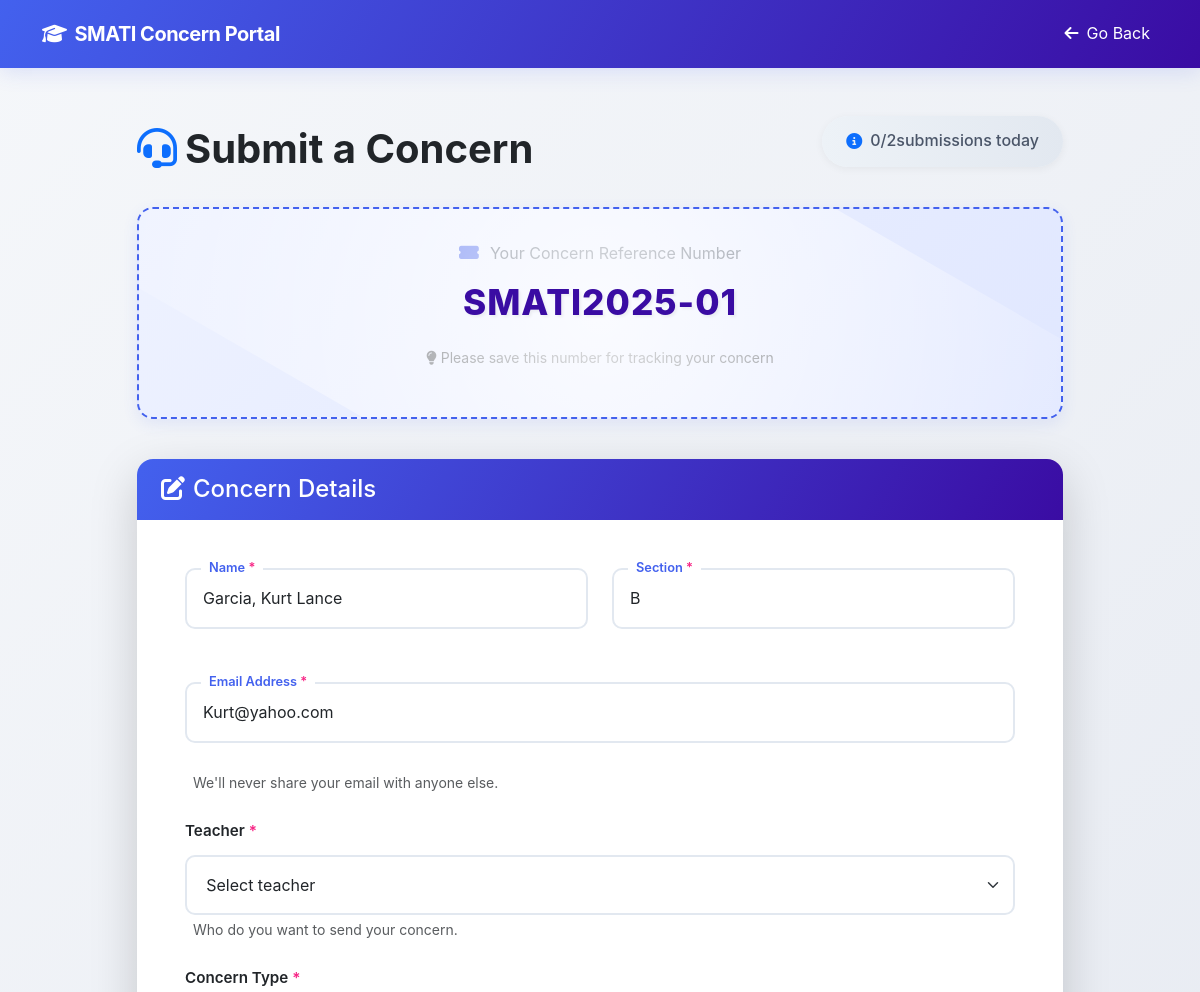
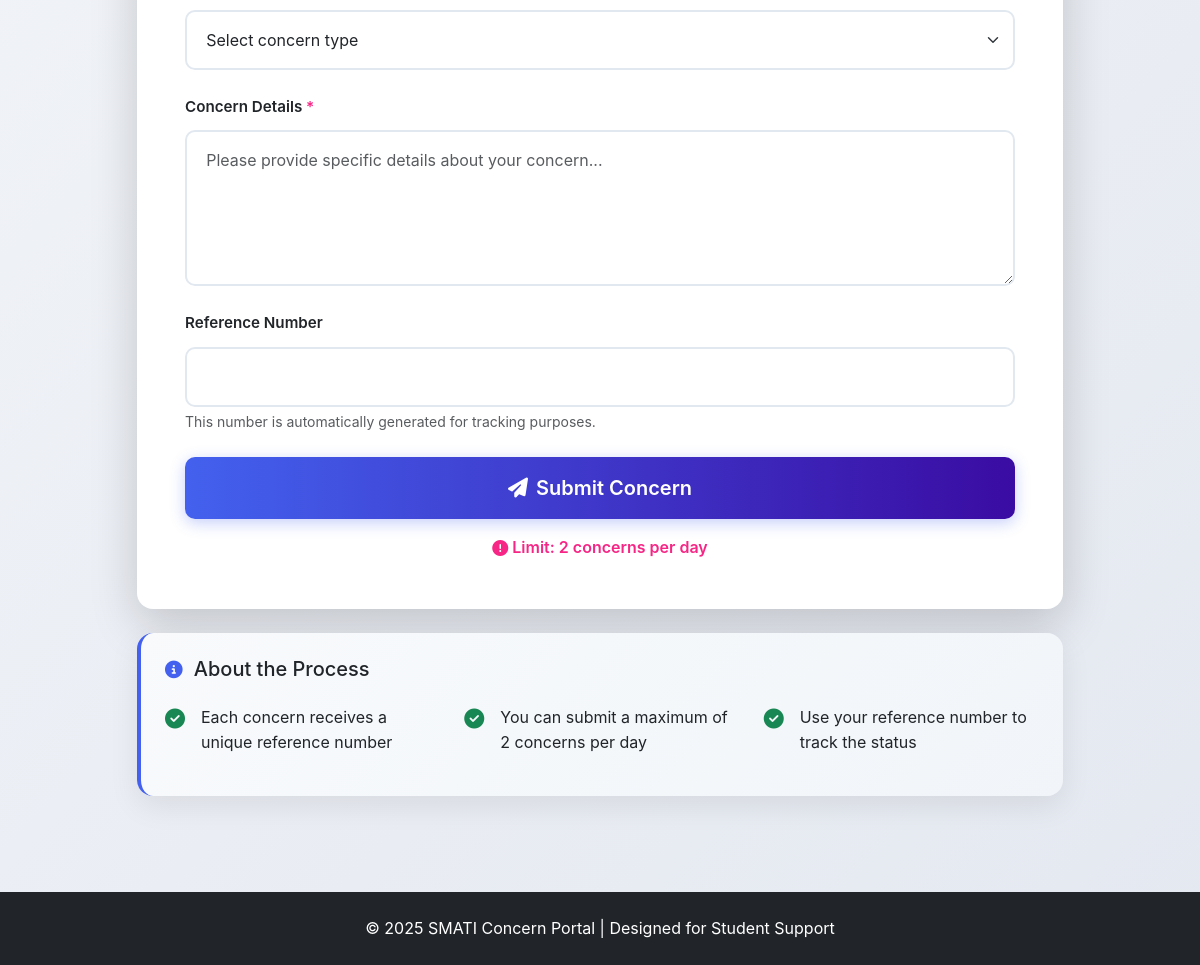
Page /Student/student-concern-form.php?id=48 on the committed database (2 pictures, top to bottom).
### tables this page shows
CREATE TABLE `students` (
  `student_id` int(11) NOT NULL AUTO_INCREMENT,
  `username` varchar(225) NOT NULL,
  `password` varchar(225) NOT NULL,
  `email` varchar(225) NOT NULL,
  `firstname` varchar(225) NOT NULL,
  `lastname` varchar(225) NOT NULL,
  `course` varchar(225) NOT NULL,
  `status` varchar(255) DEFAULT NULL,
  `image` varchar(255) NOT NULL,
  `createdAt` timestamp NOT NULL DEFAULT current_timestamp(),
  PRIMARY KEY (`student_id`)
);

### Student/student-concern-form.php (the view, shortened to what this page needs)
<?php
$conn = connectToDB();
$sql = "SELECT * FROM students WHERE student_id = ?";
$stmt = $conn->prepare($sql);
$stmt->bind_param("i", $_GET['id']);
$stmt->execute();
$result = $stmt->get_result();
if ($row = $result->fetch_assoc()) {
    $fullname = $row['lastname'] . ", " . $row['firstname'];
    $email = $row['email'];
    $set = $row['course'];
} else {
    echo "Student not found!";
}
?>
<!DOCTYPE html>
<html lang="en">
<head>
    <link href="https://cdn.jsdelivr.net/npm/bootstrap@5.3.0/dist/css/bootstrap.min.css" rel="stylesheet">
    <link rel="stylesheet" href="https://cdnjs.cloudflare.com/ajax/libs/font-awesome/6.4.0/css/all.min.css">
    <link rel="stylesheet" href="https://cdn.jsdelivr.net/npm/sweetalert2@11/dist/sweetalert2.min.css">
</head>
<body>
    <nav class="navbar navbar-expand-lg navbar-dark">
        <div class="container">
            <a class="navbar-brand" href="#">
                <i class="fas fa-graduation-cap me-2"></i>SMATI Concern Portal
            </a>
            <div class="collapse navbar-collapse" id="navbarNav">
                <ul class="navbar-nav ms-auto">
                    <li class="nav-item">
                        <a class="nav-link active" href="student-grades.php">
                            <i class="fas fa-arrow-left me-2"></i>Go Back
                        </a>
                    </li>
                </ul>
            </div>
        </div>
    </nav>
    <div class="container py-5">
        <div class="row justify-content-center">
            <div class="col-lg-10">
                <div class="d-flex justify-content-between align-items-center mb-4">
                    <h1 class="text-dark mb-0 fw-bold">
                        <i class="fas fa-headset me-2 text-primary"></i>Submit a Concern
                    </h1>
                    <div class="submission-counter">
                        <i class="fas fa-info-circle me-2 text-primary"></i>
                        <span id="submissionCount">0/2</span> submissions today
                    </div>
                </div>
                <div class="control-number-display">
                    <p class="mb-2"><i class="fas fa-ticket-alt feature-icon"></i>Your Concern Reference Number</p>
                    <div class="control-number" id="controlNumberDisplay">SMATI2025-01</div>
                    <p class="text-muted mt-3 small">
                        <i class="fas fa-lightbulb me-1"></i>Please save this number for tracking your concern
                    </p>
                </div>
                <div class="card shadow-lg">
                    <div class="card-header py-3">
                        <h4 class="mb-0"><i class="fas fa-edit me-2"></i>Concern Details</h4>
                    </div>
                    <div class="card-body p-5">
                        <form id="concernForm" method="POST" action="">
                            <div class="row mb-4">
                                <div class="col-md-6">
                                    <div class="floating-label">
                                        <input type="text" class="form-control floating-input" name="name" placeholder=" " value="<?php echo $fullname ?>" required>
                                        <label for="name" class="required-field">Name</label>
                                    </div>
                                </div>
                                <div class="col-md-6">
                                    <div class="floating-label">
                                        <input type="text" class="form-control floating-input" name="section" placeholder=" " value="<?php echo $set ?>" required>
                                        <label for="section" class="required-field">Section</label>
                                    </div>
                                </div>
                            </div>
                            <div class="mb-4">
                                <div class="floating-label">
                                    <input type="email" class="form-control floating-input" name="email" placeholder=" " value="<?php echo $email ?>" required>
                                    <label for="email" class="required-field">Email Address</label>
                                </div>
                                <div class="form-text ms-2">We'll never share your email with anyone else.</div>
                            </div>
                            <div class="mb-4">
                                <label for="teacher" class="form-label required-field">Teacher</label>
                                <select class="form-select" name="teacher" required>
                                    <option value="" disabled selected>Select teacher</option>
                                </select>
                                <div class="form-text ms-2">Who do you want to send your concern.</div>
                            </div>
                            <div class="mb-4">
                                <label for="concernType" class="form-label required-field">Concern Type</label>
                                <select class="form-select" name="concernType" required>
                                    <option value="" disabled selected>Select concern type</option>
                                </select>
                            </div>
                            <div class="mb-4">
                                <label for="concernDetails" class="form-label required-field">Concern Details</label>
                                <textarea class="form-control" name="concernDetails" rows="5" placeholder="Please provide specific details about your concern..." required></textarea>
                            </div>
                            <div class="mb-4">
                                <label for="concernNumber" class="form-label">Reference Number</label>
                                <input type="text" class="form-control" name="concernNumber" id="concernNumber" readonly>
                                <div class="form-text">This number is automatically generated for tracking purposes.</div>
                            </div>
                            <div class="d-grid gap-2">
                                <button type="submit" class="btn btn-primary btn-lg py-3" id="submitButton" name="submitButton">
                                    <i class="fas fa-paper-plane me-2"></i>Submit Concern
                                </button>
                            </div>
                            <div class="submission-limit-warning text-center mt-3">
                                <i class="fas fa-exclamation-circle me-1"></i>
                                Limit: 2 concerns per day
                            </div>
                        </form>
                    </div>
                </div>
                <div class="card mt-4 info-card">
                    <div class="card-body p-4">
                        <h5 class="mb-4"><i class="fas fa-info-circle feature-icon"></i>About the Process</h5>
                        <div class="row">
                            <div class="col-md-4 mb-3">
                                <div class="d-flex">
                                    <i class="fas fa-check-circle text-success mt-1 me-3 fs-5"></i>
                                    <span>Each concern receives a unique reference number</span>
                                </div>
                            </div>
                            <div class="col-md-4 mb-3">
                                <div class="d-flex">
                                    <i class="fas fa-check-circle text-success mt-1 me-3 fs-5"></i>
                                    <span>You can submit a maximum of 2 concerns per day</span>
                                </div>
                            </div>
                            <div class="col-md-4 mb-3">
                                <div class="d-flex">
                                    <i class="fas fa-check-circle text-success mt-1 me-3 fs-5"></i>
                                    <span>Use your reference number to track the status</span>
                                </div>
                            </div>
                        </div>
                    </div>
                </div>
            </div>
        </div>
    </div>
    <footer class="py-4 text-center mt-5">
        <p class="mb-0">© 2025 SMATI Concern Portal | Designed for Student Support</p>
    </footer>
</body>
</html>

### Student/student-concern-form.php (style rules this page uses)
:root { --primary: #4361ee; --secondary: #3a0ca3; --accent: #f72585; --success: #4cc9f0; --light: #f8f9fa; --dark: #212529; --card-shadow: 0 10px 30px rgba(0, 0, 0, 0.08); --transition: all 0.3s ease; }
* { margin: 0; padding: 0; box-sizing: border-box; }
body { background: linear-gradient(135deg, #f5f7fa 0%, #e4e8f0 100%); font-family: 'Inter', 'Segoe UI', system-ui, sans-serif; min-height: 100vh; color: #4a5568; line-height: 1.6; }
.navbar { background: linear-gradient(120deg, var(--primary) 0%, var(--secondary) 100%); box-shadow: 0 4px 20px rgba(67, 97, 238, 0.15); padding: 0.8rem 0; }
.navbar-brand { font-weight: 700; letter-spacing: -0.5px; display: flex; align-items: center; }
.btn-primary { background: linear-gradient(to right, var(--primary), var(--secondary)); border: none; border-radius: 10px; padding: 0.9rem 2rem; font-weight: 600; transition: var(--transition); box-shadow: 0 4px 15px rgba(67, 97, 238, 0.3); }
.card { border: none; border-radius: 16px; overflow: hidden; transition: var(--transition); background: white; box-shadow: var(--card-shadow); }
.card-header { background: linear-gradient(120deg, var(--primary), var(--secondary)); color: white; padding: 1.5rem; font-weight: 600; border-bottom: 0; }
footer { background: var(--dark); color: white; margin-top: 3rem; padding: 2rem 0; }
.control-number-display { background: linear-gradient(135deg, #eef2ff 0%, #e0e7ff 100%); border: 2px dashed var(--primary); padding: 2rem; border-radius: 16px; margin-bottom: 2.5rem; text-align: center; box-shadow: 0 5px 15px rgba(67, 97, 238, 0.1); position: relative; overflow: hidden; }
.control-number-display::before { content: ""; position: absolute; top: -50%; left: -50%; width: 200%; height: 200%; background: radial-gradient(circle, rgba(255, 255, 255, 0.8) 0%, rgba(255, 255, 255, 0) 60%); transform: rotate(30deg); }
.control-number { font-size: 2.2rem; font-weight: 800; color: var(--secondary); letter-spacing: 1px; position: relative; text-shadow: 2px 2px 3px rgba(0, 0, 0, 0.05); }
.submission-counter { background: linear-gradient(to right, #edf2f7, #e2e8f0); padding: 0.8rem 1.5rem; border-radius: 50px; margin-bottom: 1rem; display: inline-flex; align-items: center; box-shadow: 0 2px 8px rgba(0, 0, 0, 0.05); font-weight: 500; backdrop-filter: blur(5px); }
.submission-limit-warning { color: var(--accent); font-weight: 600; margin-top: 0.8rem; display: flex; align-items: center; justify-content: center; }
.form-label { font-weight: 600; color: var(--dark); margin-bottom: 0.7rem; font-size: 0.95rem; }
.required-field::after { content: " *"; color: var(--accent); }
.feature-icon { color: var(--primary); margin-right: 0.7rem; font-size: 1.1rem; }
.form-control, .form-select { border: 2px solid #e2e8f0; border-radius: 10px; padding: 1rem 1.2rem; transition: var(--transition); font-size: 1rem; }
.info-card { background: linear-gradient(135deg, #f8fafc 0%, #f1f5f9 100%); border-left: 4px solid var(--primary); }
.floating-label { position: relative; margin-bottom: 1.8rem; }
.floating-input { padding: 1.2rem 1rem; height: calc(3.7rem + 2px); }
.floating-label label { position: absolute; top: 50%; left: 1rem; transform: translateY(-50%); transition: var(--transition); pointer-events: none; color: #94a3b8; background: white; padding: 0 0.5rem; border-radius: 5px; }
.floating-input:focus~label, .floating-input:not(:placeholder-shown)~label { top: 0; font-size: 0.8rem; color: var(--primary); font-weight: 600; }

### rows in the picture
students: name "Garcia, Kurt Lance", section "B", email "Kurt@yahoo.com"
